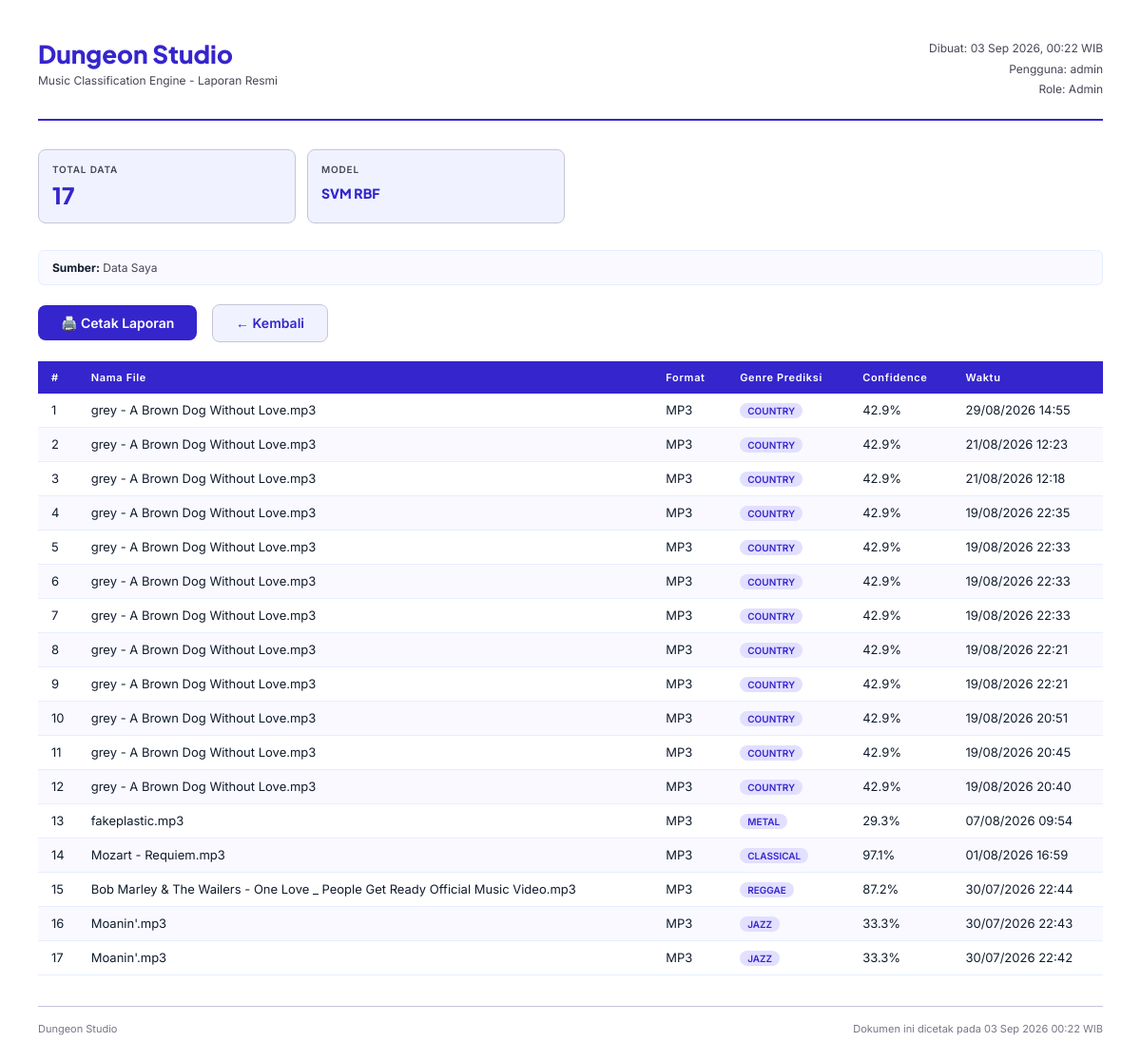
/laporan/cetak/ (signed in), run on an earlier commit of the app's database.
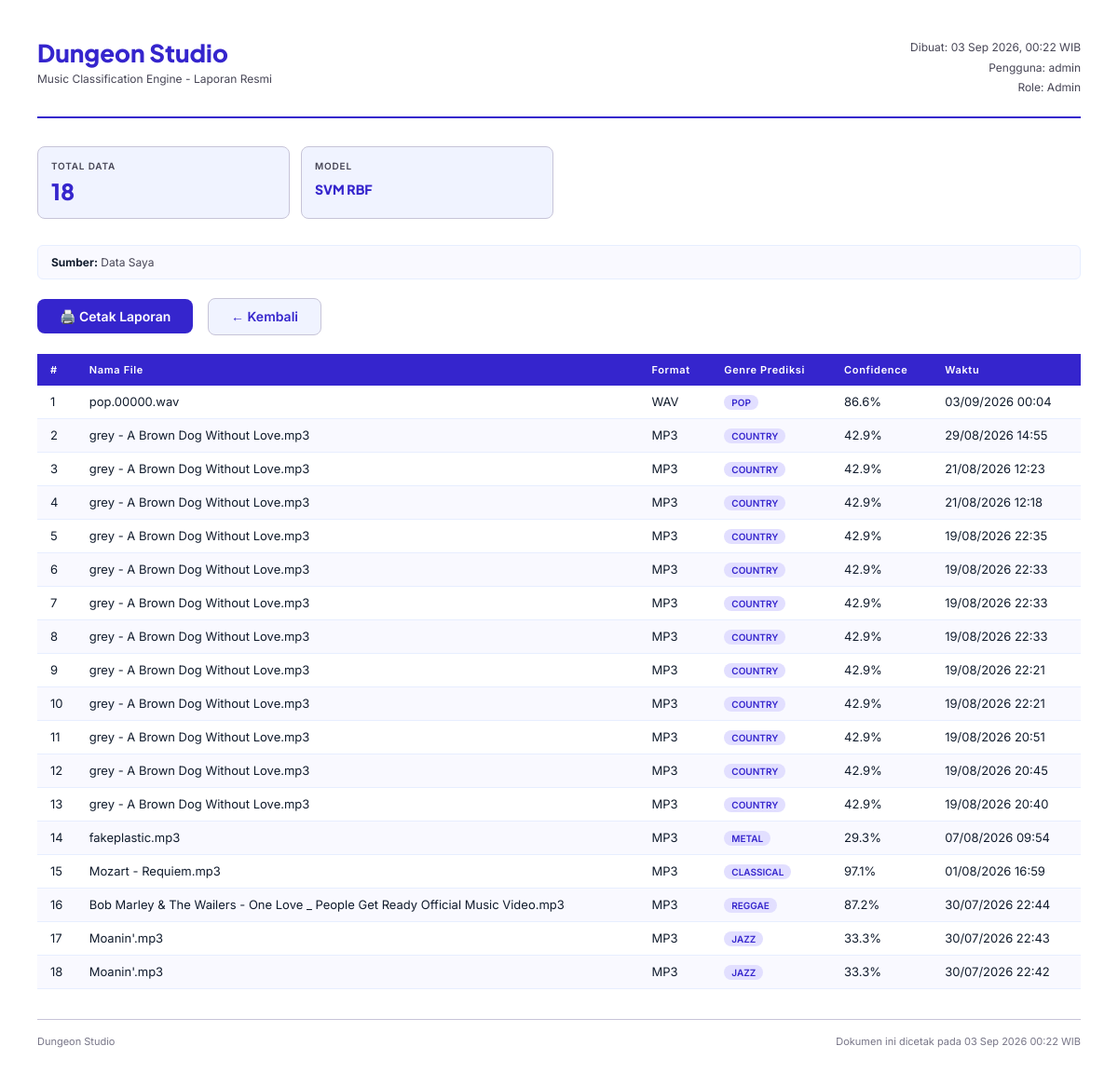
And on a later commit of the database.
### Klasifikasi/models.py (models this page shows, shortened)
class RiwayatKlasifikasi(models.Model):
    id_riwayat = models.UUIDField(primary_key=True, default=uuid.uuid4, editable=False)
    user = models.ForeignKey(
        settings.AUTH_USER_MODEL,
        on_delete=models.CASCADE,
        related_name='riwayat',
        db_column='id_user'
    )
    nama_file = models.CharField(max_length=255)
    ukuran_file = models.CharField(max_length=50)
    format_file = models.CharField(max_length=20)
    genre_prediksi = models.CharField(max_length=100)
    genre_icon = models.CharField(max_length=10, default='🎵')
    confidence = models.FloatField(null=True, blank=True)
    waktu_klasifikasi = models.DateTimeField(auto_now_add=True)
    top_features_json = models.TextField(blank=True, default='[]')
    probabilities_json = models.TextField(blank=True, default='[]')
    class Meta:
        db_table = 'tb_riwayat_klasifikasi'
        ordering = ['-waktu_klasifikasi']
        verbose_name = 'Riwayat Klasifikasi'
        verbose_name_plural = 'Riwayat Klasifikasi'

### Klasifikasi/views.py (the view)
# urls.py: path('laporan/cetak/', views.cetak_laporan, name='cetak_laporan'),
@login_and_active_required
def cetak_laporan(request):
    role = get_user_role(request.user)
    active_tab = request.GET.get('tab', 'saya')
    date_from_str = request.GET.get('date_from', '')
    date_to_str   = request.GET.get('date_to', '')
    genre_filter  = request.GET.get('genre', '')
    user_filter   = request.GET.get('user', '') if active_tab == 'semua' else ''
    qs = _build_riwayat_for_export(request, date_from_str, date_to_str, active_tab, role, genre_filter, user_filter)
    riwayat_parsed = []
    genre_stats = {}
    for idx, r in enumerate(qs, 1):
        genre_color = GENRE_INFO.get(r.genre_prediksi.lower(), {}).get('color', '#888')
        username = r.user.username
        riwayat_parsed.append({
            'no': idx,
            'username': username,
            'nama_file': r.nama_file,
            'ukuran_file': r.ukuran_file,
            'format_file': r.format_file,
            'genre_prediksi': r.genre_prediksi,
            'genre_icon': r.genre_icon,
            'genre_color': genre_color,
            'confidence': f"{r.confidence:.1f}%" if r.confidence else "N/A",
            'waktu': r.waktu_klasifikasi,
        })
        genre_stats[r.genre_prediksi] = genre_stats.get(r.genre_prediksi, 0) + 1
    if date_from_str and date_to_str:
        periode = f"{date_from_str} s.d. {date_to_str}"
    elif date_from_str:
        periode = f"Sejak {date_from_str}"
    elif date_to_str:
        periode = f"Sampai {date_to_str}"
    else:
        periode = "Semua Periode"
    context = {
        'riwayat': riwayat_parsed,
        'total': len(riwayat_parsed),
        'genre_filter': genre_filter,
        'genre_stats': sorted(genre_stats.items(), key=lambda x: x[1], reverse=True),
        'tanggal_cetak': datetime.now().strftime('%d %B %Y %H:%M'),
        'user': request.user,
        'role': role,
        'show_username_col': active_tab == 'semua' and role in ('admin', 'pengelola_studio'),
        'periode': periode,
        'date_from': date_from_str,
        'date_to': date_to_str,
    }
    return render(request, 'Klasifikasi/laporan_print.html', context)

### Klasifikasi/views.py (called while the page is built)
def _build_riwayat_for_export(request, date_from_str, date_to_str, active_tab, role, genre_str='', user_str=''):
    from .models import RiwayatKlasifikasi
    if active_tab == 'semua' and role in ('admin', 'pengelola_studio'):
        qs = RiwayatKlasifikasi.objects.select_related('user').all()
        if user_str:
            qs = qs.filter(user__username__icontains=user_str)
    else:
        qs = RiwayatKlasifikasi.objects.filter(user=request.user)
    if date_from_str:
        try:
            qs = qs.filter(waktu_klasifikasi__date__gte=date_from_str)
        except Exception:
            pass
    if date_to_str:
        try:
            qs = qs.filter(waktu_klasifikasi__date__lte=date_to_str)
        except Exception:
            pass
    if genre_str:
        qs = qs.filter(genre_prediksi__iexact=genre_str)
    return qs

### Klasifikasi/templates/Klasifikasi/laporan_print.html (shortened to what this page needs)
{% load static %}
<!DOCTYPE html>
<html lang="id">
<head>
</head>
<body>
  <div class="header">
    <div class="brand">
      <h1>Dungeon Studio</h1>
      <p>{% if role == 'pengguna_studio' %}Sistem Pengenal Genre Musik{% else %}Music Classification Engine{% endif %} - Laporan Resmi</p>
    </div>
    <div class="report-meta">
      <div>Dibuat: {% now "d M Y, H:i" %} WIB</div>
      <div>Pengguna: {{ user.get_full_name|default:user.username }}</div>
      <div>Role: {{ user.profile.get_role_display }}</div>
    </div>
  </div>
  <div class="summary-grid">
    <div class="summary-card">
      <div class="label">Total Data</div>
      <div class="value">{{ total }}</div>
    </div>
    {% if user.profile.role != 'pengguna_studio' %}
    <div class="summary-card">
      <div class="label">Model</div>
      <div class="value" style="font-size:14px; padding-top:4px;">SVM RBF</div>
    </div>
    {% endif %}
  </div>
  <div class="filter-info">
    <span><strong>Sumber:</strong> {% if active_tab == 'semua' %}Semua Pengguna{% else %}Data Saya{% endif %}</span>
  </div>
  <div class="no-print" style="margin-bottom: 20px;">
    <button onclick="window.print()"
            style="display:inline-flex; align-items:center; gap:8px; background:#3525cd; color:#fff; border:none; padding:10px 24px; border-radius:8px; font-family:Inter; font-size:14px; font-weight:600; cursor:pointer;">
      🖨️ Cetak Laporan
    </button>
    <a href="{% url 'Klasifikasi:laporan' %}"
       style="margin-left:12px; display:inline-flex; align-items:center; gap:8px; background:#f0f3ff; color:#3525cd; border:1px solid #c7c4d8; padding:10px 24px; border-radius:8px; font-family:Inter; font-size:14px; font-weight:600; text-decoration:none;">
      ← Kembali
    </a>
  </div>
  <table>
    <thead>
      <tr>
        <th style="width:40px;">#</th>
        <th>Nama File</th>
        <th>Format</th>
        <th>Genre Prediksi</th>
        <th>{% if role == 'pengguna_studio' %}Kecocokan{% else %}Confidence{% endif %}</th>
        <th>Waktu</th>
      </tr>
    </thead>
    <tbody>
      {% for p in riwayat %}
      <tr>
        <td>{{ forloop.counter }}</td>
        <td>{{ p.nama_file }}</td>
        <td>{{ p.format_file }}</td>
        <td><span class="genre-badge">{{ p.genre_prediksi }}</span></td>
        <td>{{ p.confidence }}</td>
        <td>{{ p.waktu|date:"d/m/Y H:i" }}</td>
      </tr>
      {% empty %}
      <tr><td colspan="7" class="no-data">Tidak ada data untuk dicetak.</td></tr>
      {% endfor %}
    </tbody>
  </table>
  <div class="footer">
    <span>Dungeon Studio</span>
    <span>Dokumen ini dicetak pada {% now "d M Y H:i" %} WIB</span>
  </div>
</body>
</html>

What changed in the data, as far as the page shows it:
added RiwayatKlasifikasi: nama_file "pop.00000.wav", format_file "WAV", genre_prediksi "POP", waktu "03/09/2026 00:04"
Also different on the page:
{{ total }}: "17" → "18"
new list line: "1 86.6%"
